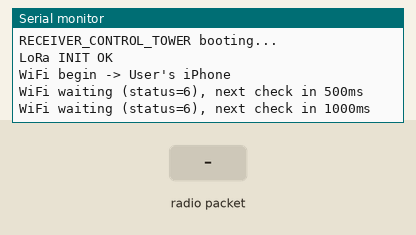
The sketch below on a simulated ESP32. Parts: the last lines printed to the serial monitor. The test bench sets the inputs (shaded band). WiFi joins after 1.5 s; servers stay silent unless stated; the local clock reads 2024-03-15 10:24:30 at power-on unless the sketch sets it; no radio packets arrive unless stated.

Above: at 1.6 s.
1.7 s: radio packet "1" arrives
At 1.87 s:
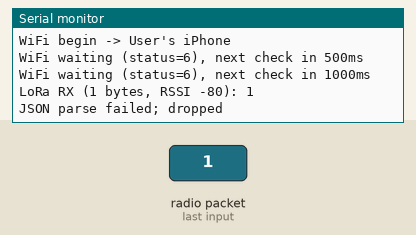
3.2 s: radio packet "0" arrives
At 3.7 s:
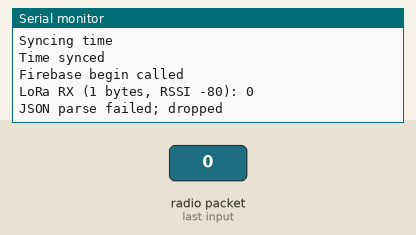
4.7 s: radio packet "2" arrives
At 6.0 s:
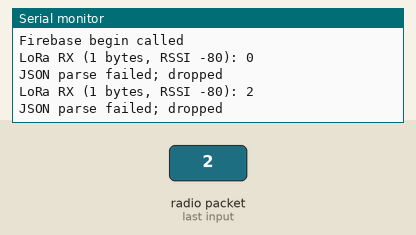

The sketch:

RECEIVER_CONTROL_TOWER.ino
```cpp
#include <WiFi.h>
#include <time.h>

#include <SPI.h>
#include <LoRa.h>

#include <ArduinoJson.h>
#include <Firebase_ESP_Client.h>


#define WIFI_SSID "User's iPhone"
#define WIFI_PASSWORD "11111111"


#define API_KEY "AIzaSyA0WC18bVO2nE7ZupP_NKSq-qW3j6GCCpQ"
#define DATABASE_URL "https://vest-tracker-system-default-rtdb.asia-southeast1.firebasedatabase.app/"
#define USER_EMAIL "finalyearprojectbeamtechvest@gmail.com"
#define USER_PASSWORD "final.year.project6782"


static constexpr int LORA_SS = 5;
static constexpr int LORA_RST = 14;
static constexpr int LORA_DIO0 = 2;
static constexpr long LORA_FREQ_HZ = 433E6;


static constexpr int LORA_SCK = 18;
static constexpr int LORA_MISO = 19;
static constexpr int LORA_MOSI = 23;


FirebaseData fbdo;
FirebaseAuth auth;
FirebaseConfig config;


struct Backoff {
  unsigned long nextDelayMs = 250;
  unsigned long maxDelayMs = 30000;
  unsigned long nextAtMs = 0;

  void reset(unsigned long nowMs, unsigned long initialDelayMs = 250, unsigned long maxMs = 30000) {
    nextDelayMs = initialDelayMs;
    maxDelayMs = maxMs;
    nextAtMs = nowMs;
  }

  bool due(unsigned long nowMs) const {
    return nowMs >= nextAtMs;
  }

  void success(unsigned long nowMs) {
    nextDelayMs = 250;
    nextAtMs = nowMs + 250;
  }

  void fail(unsigned long nowMs) {
    nextAtMs = nowMs + nextDelayMs;
    nextDelayMs = (nextDelayMs < maxDelayMs / 2) ? (nextDelayMs * 2) : maxDelayMs;
  }
};

static Backoff wifiBackoff;
static Backoff firebaseBackoff;

static bool wifiBeginCalled = false;
static unsigned long wifiLastBeginMs = 0;
static bool timeSynced = false;
static bool firebaseStarted = false;


struct VestMessage {
  uint16_t id = 0;

  int gs = 0;
  char gsn[32] = {0};

  bool wet = false;
  bool imp = false;
  uint32_t t = 0;

  bool hasLoc = false;
  float lat = 0.0f;
  float lon = 0.0f;
  float alt = 0.0f;
  float spd = 0.0f;
  int sat = 0;
  uint32_t fix_ms = 0;
};

static constexpr size_t QUEUE_CAPACITY = 30;
static VestMessage queueBuf[QUEUE_CAPACITY];
static size_t queueHead = 0;
static size_t queueSize = 0;

static void queueDropOldestIfFull() {
  if (queueSize < QUEUE_CAPACITY) return;
  queueHead = (queueHead + 1) % QUEUE_CAPACITY;
  queueSize--;
}

static void queuePush(const VestMessage& m) {
  queueDropOldestIfFull();
  const size_t idx = (queueHead + queueSize) % QUEUE_CAPACITY;
  queueBuf[idx] = m;
  queueSize++;
}

static bool queuePop(VestMessage& out) {
  if (queueSize == 0) return false;
  out = queueBuf[queueHead];
  queueHead = (queueHead + 1) % QUEUE_CAPACITY;
  queueSize--;
  return true;
}

static size_t queueCount() { return queueSize; }


static bool syncTimeOnce() {
  if (timeSynced) return true;

  configTime(8 * 3600, 0, "pool.ntp.org", "time.nist.gov");
  struct tm timeinfo;

  Serial.print("Syncing time");
  unsigned long start = millis();
  while (!getLocalTime(&timeinfo)) {
    Serial.print(".");
    delay(500);
    if (millis() - start > 20000UL) {
      Serial.println("\nTime sync timeout");
      return false;
    }
  }

  Serial.println("\nTime synced");
  timeSynced = true;
  return true;
}


static String deviceKeyForId(uint16_t id) {
  char buf[24];
  if (id < 10) snprintf(buf, sizeof(buf), "device_0%u", static_cast<unsigned>(id));
  else snprintf(buf, sizeof(buf), "device_%u", static_cast<unsigned>(id));
  return String(buf);
}

static bool parseVestJson(const String& payload, VestMessage& out) {
  StaticJsonDocument<512> doc;
  DeserializationError err = deserializeJson(doc, payload);
  if (err) return false;


  out.hasLoc = false;
  out.lat = 0.0f;
  out.lon = 0.0f;
  out.alt = 0.0f;
  out.spd = 0.0f;
  out.sat = 0;
  out.fix_ms = 0;

  if (!doc.containsKey("id")) return false;
  out.id = static_cast<uint16_t>(doc["id"].as<unsigned>());

  out.gs = doc["gs"] | 0;
  const char* gsn = doc["gsn"] | "";
  strncpy(out.gsn, gsn, sizeof(out.gsn) - 1);
  out.gsn[sizeof(out.gsn) - 1] = '\0';

  out.wet = doc["wet"] | false;
  out.imp = doc["imp"] | false;
  out.t = doc["t"] | 0UL;

  const bool locFlagPresent = doc.containsKey("loc");
  const bool locFalse = locFlagPresent && (doc["loc"].is<bool>() && (doc["loc"].as<bool>() == false));

  const bool hasLatLon = doc.containsKey("lat") && doc.containsKey("lon");
  if (!locFalse && hasLatLon) {
    out.hasLoc = true;
    out.lat = doc["lat"] | 0.0f;
    out.lon = doc["lon"] | 0.0f;
    out.alt = doc["alt"] | 0.0f;
    out.spd = doc["spd"] | 0.0f;
    out.sat = doc["sat"] | 0;
    out.fix_ms = doc["fix_ms"] | 0UL;
  }

  return true;
}


static bool ensureWiFi(unsigned long nowMs) {
  if (WiFi.status() == WL_CONNECTED) return true;

  if (!wifiBackoff.due(nowMs)) return false;


  const bool shouldRebegin = wifiBeginCalled && (nowMs - wifiLastBeginMs >= 60000UL);

  if (!wifiBeginCalled || shouldRebegin) {
    WiFi.mode(WIFI_STA);
    WiFi.setAutoReconnect(true);
    WiFi.disconnect(true, true);
    WiFi.begin(WIFI_SSID, WIFI_PASSWORD);
    wifiBeginCalled = true;
    wifiLastBeginMs = nowMs;
    Serial.print("WiFi begin -> ");
    Serial.println(WIFI_SSID);
    wifiBackoff.fail(nowMs);
    return false;
  }

  Serial.print("WiFi waiting (status=");
  Serial.print(static_cast<int>(WiFi.status()));
  Serial.print("), next check in ");
  Serial.print(wifiBackoff.nextDelayMs);
  Serial.println("ms");

  wifiBackoff.fail(nowMs);
  return false;
}

static void startFirebaseIfNeeded() {
  if (firebaseStarted) return;

  config.api_key = API_KEY;
  config.database_url = DATABASE_URL;
  auth.user.email = USER_EMAIL;
  auth.user.password = USER_PASSWORD;

  Firebase.begin(&config, &auth);
  Firebase.reconnectWiFi(true);
  firebaseStarted = true;

  Serial.println("Firebase begin called");
}

static bool ensureFirebaseReady(unsigned long nowMs) {
  if (!firebaseBackoff.due(nowMs)) return Firebase.ready();

  if (!firebaseStarted) startFirebaseIfNeeded();

  if (Firebase.ready()) {
    firebaseBackoff.success(nowMs);
    return true;
  }

  Serial.print("Firebase not ready, next check in ");
  Serial.print(firebaseBackoff.nextDelayMs);
  Serial.println("ms");


  static unsigned long lastRestartAttemptMs = 0;
  if (nowMs - lastRestartAttemptMs >= 60000UL) {
    lastRestartAttemptMs = nowMs;
    firebaseStarted = false;
    startFirebaseIfNeeded();
  }

  firebaseBackoff.fail(nowMs);
  return false;
}


static bool writeLatestToRtdb(const VestMessage& m) {
  const String deviceKey = deviceKeyForId(m.id);
  const String base = "/vest/" + deviceKey + "/";

  bool ok = true;

  ok = ok && Firebase.RTDB.setInt(&fbdo, base + "gs", m.gs);
  ok = ok && Firebase.RTDB.setString(&fbdo, base + "gsn", m.gsn);
  ok = ok && Firebase.RTDB.setBool(&fbdo, base + "wet", m.wet);
  ok = ok && Firebase.RTDB.setBool(&fbdo, base + "imp", m.imp);
  ok = ok && Firebase.RTDB.setInt(&fbdo, base + "t", static_cast<int>(m.t));

  if (m.hasLoc) {
    ok = ok && Firebase.RTDB.setFloat(&fbdo, base + "lat", m.lat);
    ok = ok && Firebase.RTDB.setFloat(&fbdo, base + "lon", m.lon);
    ok = ok && Firebase.RTDB.setFloat(&fbdo, base + "alt", m.alt);
    ok = ok && Firebase.RTDB.setFloat(&fbdo, base + "spd", m.spd);
    ok = ok && Firebase.RTDB.setInt(&fbdo, base + "sat", m.sat);
    ok = ok && Firebase.RTDB.setInt(&fbdo, base + "fix_ms", static_cast<int>(m.fix_ms));
  }

  if (!ok) {
    Serial.print("RTDB write error: ");
    Serial.println(fbdo.errorReason());
  }

  return ok;
}


static void pollLoraAndEnqueue() {
  const int packetSize = LoRa.parsePacket();
  if (packetSize <= 0) return;

  String payload;
  payload.reserve(static_cast<size_t>(packetSize) + 8);
  while (LoRa.available()) payload += static_cast<char>(LoRa.read());

  const int rssi = LoRa.packetRssi();
  Serial.print("LoRa RX (");
  Serial.print(packetSize);
  Serial.print(" bytes, RSSI ");
  Serial.print(rssi);
  Serial.print("): ");
  Serial.println(payload);

  VestMessage msg;
  if (!parseVestJson(payload, msg)) {
    Serial.println("JSON parse failed; dropped");
    return;
  }

  queuePush(msg);
  Serial.print("Enqueued id=");
  Serial.print(msg.id);
  Serial.print(" queue=");
  Serial.println(queueCount());
}

static void flushQueueToFirebase(unsigned long nowMs) {
  (void)nowMs;
  if (!Firebase.ready()) return;
  if (queueCount() == 0) return;


  static constexpr int MAX_FLUSH_PER_LOOP = 4;

  for (int i = 0; i < MAX_FLUSH_PER_LOOP; i++) {
    VestMessage m;
    if (!queuePop(m)) break;

    Serial.print("RTDB write id=");
    Serial.print(m.id);
    Serial.print(" remaining=");
    Serial.println(queueCount());

    if (!writeLatestToRtdb(m)) {

      queuePush(m);
      break;
    }
  }
}

void setup() {
  Serial.begin(115200);
  delay(400);
  Serial.println("RECEIVER_CONTROL_TOWER booting...");

  wifiBackoff.reset(millis(), 250, 30000);
  firebaseBackoff.reset(millis(), 250, 30000);


  SPI.begin(LORA_SCK, LORA_MISO, LORA_MOSI, LORA_SS);
  LoRa.setPins(LORA_SS, LORA_RST, LORA_DIO0);

  if (!LoRa.begin(LORA_FREQ_HZ)) {
    Serial.println("LoRa INIT FAILED");
    while (true) delay(1000);
  }

  Serial.println("LoRa INIT OK");
}

void loop() {
  const unsigned long nowMs = millis();


  pollLoraAndEnqueue();


  if (!ensureWiFi(nowMs)) {
    delay(2);
    return;
  }

  if (!syncTimeOnce()) {
    delay(2);
    return;
  }

  if (!ensureFirebaseReady(nowMs)) {
    delay(2);
    return;
  }


  flushQueueToFirebase(nowMs);

  delay(2);
}
```

Measured:
- after the input at 1.7 s, the serial monitor: prints a new line at once (image 1)
- after the input at 3.2 s, the serial monitor: prints a new line at once (image 2)
- after the input at 4.7 s, the serial monitor: prints a new line at once (image 3)
